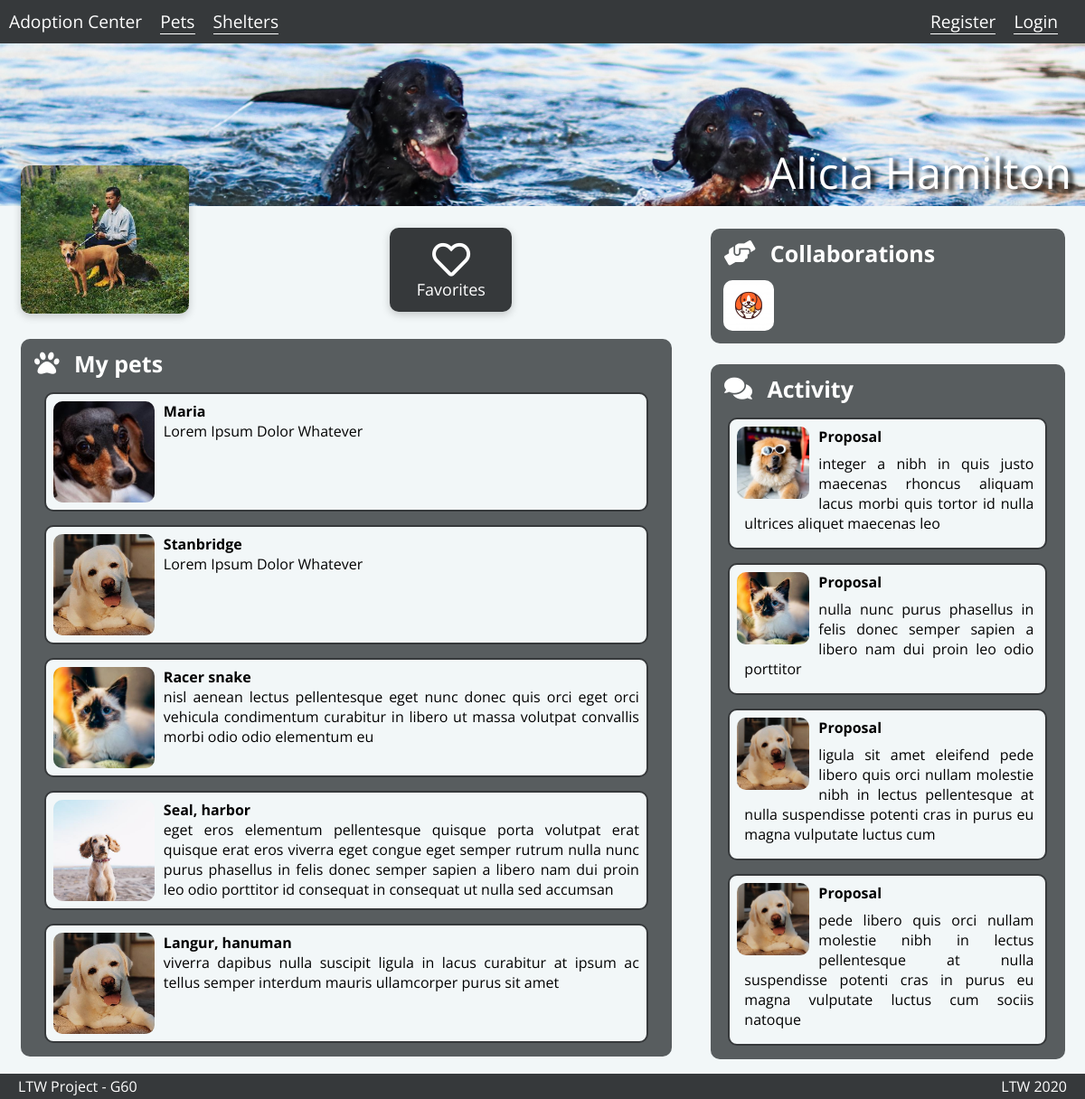
The page /user_profile.php?id=3 on the database as committed earlier.
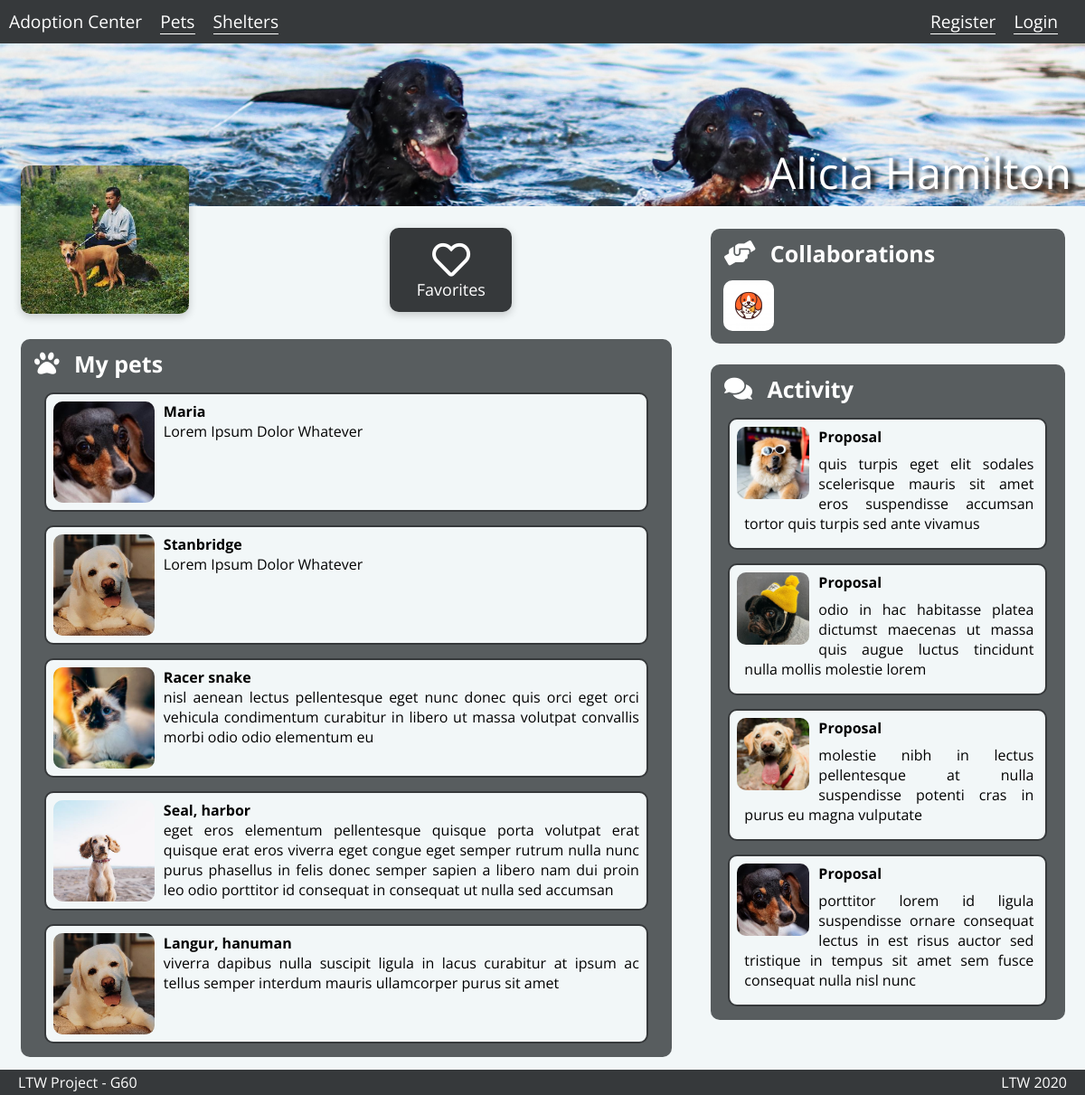
The same page on the database as committed later.
### tables this page shows
CREATE TABLE Collaborators (
  shelter_id    INTEGER,
  user_id       INTEGER,
  FOREIGN KEY (shelter_id) REFERENCES Shelters(shelter_id) ON DELETE CASCADE,
  FOREIGN KEY (user_id) REFERENCES Users(user_id) ON DELETE CASCADE,
  PRIMARY KEY(shelter_id, user_id)
);

CREATE TABLE ProposalsUser (
    prop_id     INTEGER PRIMARY KEY,
    pet_id      INTEGER,
    user_id     INTEGER,
    text        VARCHAR,
    date        VARCHAR,
    state       VARCHAR,
    FOREIGN KEY (pet_id) REFERENCES Pets(pet_id) ON DELETE CASCADE,
    FOREIGN KEY (user_id) REFERENCES Users(user_id) ON DELETE CASCADE
);

### user_profile.php (called while the page is built, shortened)
<?php
include_once('database/connection.php');
include_once('database/pets.php');
include_once('database/users.php');
$pets = getUserPets($_GET['id']);
$favorites = getUserFavorites($_GET['id']);
$activity = getUserActivity($_GET['id']);
$collaborations = getUserCollaborations($_GET['id']);
include('templates/common/header.php');
include('templates/pets/user_profile.php');
include('templates/common/footer.php');

### database/users.php (called while the page is built, shortened)
<?php
function getUserPets($id) {
    global $db;
    if ($stmt = $db->prepare('
        SELECT Pets.name as PetName, Pets.pet_id as PetID, Pets.info as PetInfo
        FROM Users, Users_Pets, Pets
        WHERE Users.user_id = :id
        AND Users_Pets.user_id = :id
        AND Users_Pets.pet_id = Pets.pet_id')) {
        $stmt->bindParam(':id', $id);
        $stmt->execute();
        return $stmt->fetchAll();
    }
    else {
        printf('errno: %d, error: %s', $db->errorCode(), $db->errorInfo()[2]);
        die;
    }
}
function getUserFavorites($id) {
  global $db;
  if ($stmt = $db->prepare('
        SELECT Pets.name as PetName, Pets.pet_id as PetID, Pets.info as PetInfo
        FROM Users, Favorites, Pets
        WHERE Users.user_id = :id
        AND Favorites.user_id = :id
        AND Favorites.pet_id = Pets.pet_id')) {
    $stmt->bindParam(':id', $id);
    $stmt->execute();
    return $stmt->fetchAll();
  }
  else {
    printf('errno: %d, error: %s', $db->errorCode(), $db->errorInfo()[2]);
    die;
  }
}
function getUserCollaborations($id) {
    global $db;
    if ($stmt = $db->prepare('
        SELECT *
        FROM Shelters, Collaborators
        WHERE Collaborators.user_id = :id
        AND Shelters.shelter_id = Collaborators.shelter_id')) {
        $stmt->bindParam(':id', $id);
        $stmt->execute();
        return $stmt->fetchAll();
    }
    else {
        printf('errno: %d, error: %s', $db->errorCode(), $db->errorInfo()[2]);
        die;
    }
}
function getUserActivity($id) {
    global $db;
    if ($stmt = $db->prepare('
        SELECT *
        FROM Users, ProposalsUser
        WHERE Users.user_id = ProposalsUser.user_id
        AND Users.user_id = :id
        ORDER BY date DESC
        LIMIT 4')) {
        $stmt->bindParam(':id', $id);
        $stmt->execute();
        return $stmt->fetchAll();
    }
    else {
        printf('errno: %d, error: %s', $db->errorCode(), $db->errorInfo()[2]);
        die;
    }
}

### database/pets.php (called while the page is built, shortened)
<?php
function getImageByPetId($petID){
    global $db;
    if ($stmt = $db->prepare('SELECT * FROM Pets_Images WHERE pet_id = :id')) {
        $stmt->bindParam(':id', $petID);
        $stmt->execute();
        return $stmt->fetch()[0];
    }
    else {
        printf('errno: %d, error: %s', $db->errorCode(), $db->errorInfo()[2]);
        die;
    }
}

### templates/pets/user_profile.php (the view, shortened to what the changed rows need)
<section class="user_profile">
    <section class="left">
        <div class="user_pets">
            <div class="pets_container">
                <?php foreach ($pets as $pet) { ?>
                    <div class="pet">
                        <a href="pet_detail.php?id=<?= $pet['PetID'] ?>">
                            <div class="pet-img" style="background-image: url('database/images/pets/thumbs_medium/<?= getImageByPetId($pet['PetID']) ?>.jpg')"></div>
                            <div class="container-pet">
                                <h4><b><?= $pet['PetName'] ?></b></h4>
                                <p><?= $pet['PetInfo'] ?></p>
                            </div>
                        </a>
                    </div>
                <?php } ?>
            </div>
        </div>
    </section>
    <section class="right">
        <div class="collaborations">
            <div id="collaboration-imgs">
                <?php foreach ($collaborations as $collab) { ?>
                    <a href="shelter_profile.php?id=<?= $collab['shelter_id'] ?>">
                        <div class="collaboration-img" style="background-image: url('database/images/shelters/profile/thumbs_medium/<?= $collab['shelter_id'] ?>.jpg') ">
                        </div>
                    </a>
                <?php } ?>
            </div>
        </div>
        <div class="user_activity">
            <?php $count = 0; foreach ($activity as $act) { ?>
                <div class="activity-card">
                    <a href="pet_detail.php?id=<?= $act['pet_id'] ?>">
                        <div class="activity-img" style="background-image: url('database/images/pets/thumbs_medium/<?= getImageByPetId($act['pet_id']) ?>.jpg')"></div>
                        <div class="container-activity">
                            <h4><b>Proposal</b></h4>
                            <p><?= $act['text'] ?></p>
                        </div>
                    </a>
                </div>
            <?php } ?>
        </div>
    </section>
</section>

Rows that differ between the two databases and show on the page:
removed proposalsuser: text "integer a nibh in quis justo maecenas rhoncus aliquam lacus morbi quis tortor id nulla ultrices aliquet maecenas leo"
removed proposalsuser: shows a picture, text "nulla nunc purus phasellus in felis donec semper sapien a libero nam dui proin leo odio porttitor"
removed proposalsuser: text "ligula sit amet eleifend pede libero quis orci nullam molestie nibh in lectus pellentesque at nulla suspendisse potenti cras in purus eu magna vulputate luctus cum"
removed proposalsuser: text "pede libero quis orci nullam molestie nibh in lectus pellentesque at nulla suspendisse potenti cras in purus eu magna vulputate luctus cum sociis natoque"
now on this page (row unchanged): proposalsuser: text "quis turpis eget elit sodales scelerisque mauris sit amet eros suspendisse accumsan tortor quis turpis sed ante vivamus"
now on this page (row unchanged): proposalsuser: shows a picture, text "odio in hac habitasse platea dictumst maecenas ut massa quis augue luctus tincidunt nulla mollis molestie lorem"
now on this page (row unchanged): proposalsuser: shows a picture, text "molestie nibh in lectus pellentesque at nulla suspendisse potenti cras in purus eu magna vulputate"
now on this page (row unchanged): proposalsuser: shows a picture, text "porttitor lorem id ligula suspendisse ornare consequat lectus in est risus auctor sed tristique in tempus sit amet sem fusce consequat nulla nisl nunc"
